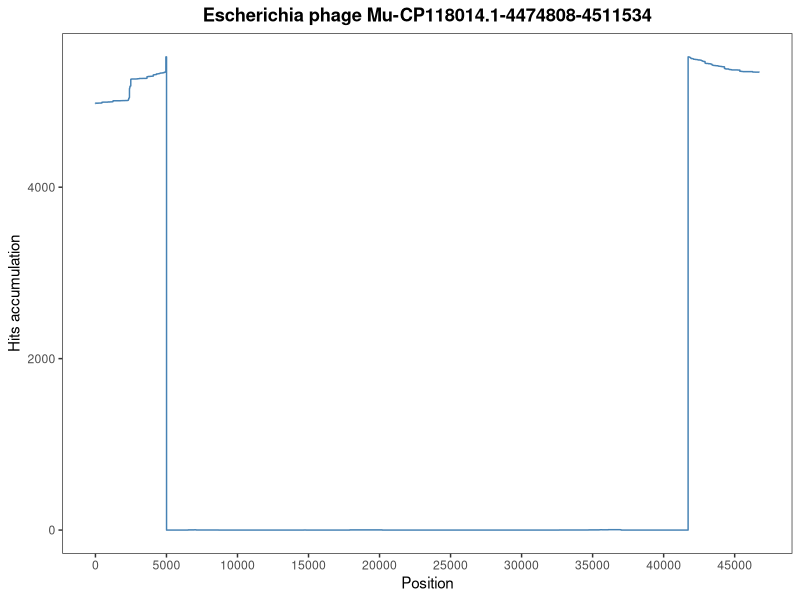

Write R code to recreate this figure.
library(ggplot2)
library(dplyr)

df1 <- read.table("Mu.tsv", header=TRUE,sep='\t')

p1=ggplot(df1, aes(x=position, y=richness)) + 
  geom_line(color = "steelblue")   + 
  scale_x_continuous(breaks = seq(0, max(df1$position), by = 5000))+
  labs(title="Escherichia phage Mu-CP118014.1-4474808-4511534", x="Position", y="Hits accumulation")+
  theme_bw() +
  theme(
    plot.title = element_text(hjust = 0.5, face = "bold"),
    panel.grid.major = element_blank(),
    panel.grid.minor = element_blank())
p1

